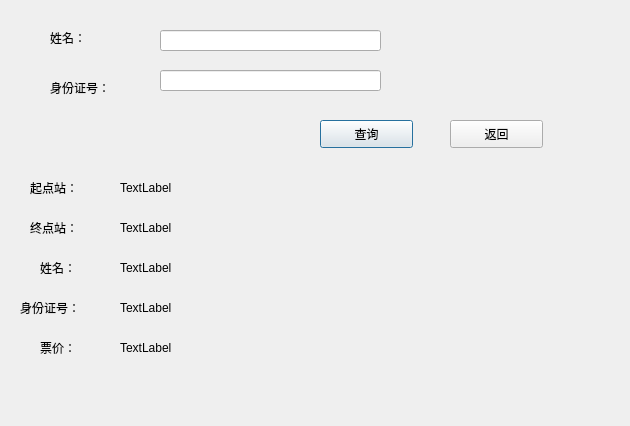
<?xml version="1.0" encoding="UTF-8"?>
<ui version="4.0">
 <class>information</class>
 <widget class="QDialog" name="information">
  <property name="geometry">
   <rect>
    <x>0</x>
    <y>0</y>
    <width>630</width>
    <height>426</height>
   </rect>
  </property>
  <property name="windowTitle">
   <string>Dialog</string>
  </property>
  <widget class="QLabel" name="name">
   <property name="geometry">
    <rect>
     <x>50</x>
     <y>30</y>
     <width>72</width>
     <height>15</height>
    </rect>
   </property>
   <property name="text">
    <string>姓名：</string>
   </property>
  </widget>
  <widget class="QLabel" name="ID">
   <property name="geometry">
    <rect>
     <x>50</x>
     <y>80</y>
     <width>72</width>
     <height>15</height>
    </rect>
   </property>
   <property name="text">
    <string>身份证号：</string>
   </property>
  </widget>
  <widget class="QLineEdit" name="name_">
   <property name="geometry">
    <rect>
     <x>160</x>
     <y>30</y>
     <width>221</width>
     <height>21</height>
    </rect>
   </property>
  </widget>
  <widget class="QLineEdit" name="ID_">
   <property name="geometry">
    <rect>
     <x>160</x>
     <y>70</y>
     <width>221</width>
     <height>21</height>
    </rect>
   </property>
  </widget>
  <widget class="QPushButton" name="t">
   <property name="geometry">
    <rect>
     <x>320</x>
     <y>120</y>
     <width>93</width>
     <height>28</height>
    </rect>
   </property>
   <property name="text">
    <string>查询</string>
   </property>
  </widget>
  <widget class="QPushButton" name="back">
   <property name="geometry">
    <rect>
     <x>450</x>
     <y>120</y>
     <width>93</width>
     <height>28</height>
    </rect>
   </property>
   <property name="text">
    <string>返回</string>
   </property>
  </widget>
  <widget class="QLabel" name="start">
   <property name="geometry">
    <rect>
     <x>30</x>
     <y>180</y>
     <width>72</width>
     <height>15</height>
    </rect>
   </property>
   <property name="text">
    <string>起点站：</string>
   </property>
  </widget>
  <widget class="QLabel" name="end">
   <property name="geometry">
    <rect>
     <x>30</x>
     <y>220</y>
     <width>72</width>
     <height>15</height>
    </rect>
   </property>
   <property name="text">
    <string>终点站：</string>
   </property>
  </widget>
  <widget class="QLabel" name="name2">
   <property name="geometry">
    <rect>
     <x>40</x>
     <y>260</y>
     <width>72</width>
     <height>15</height>
    </rect>
   </property>
   <property name="text">
    <string>姓名：</string>
   </property>
  </widget>
  <widget class="QLabel" name="ID2">
   <property name="geometry">
    <rect>
     <x>20</x>
     <y>300</y>
     <width>72</width>
     <height>15</height>
    </rect>
   </property>
   <property name="text">
    <string>身份证号：</string>
   </property>
  </widget>
  <widget class="QLabel" name="price">
   <property name="geometry">
    <rect>
     <x>40</x>
     <y>340</y>
     <width>72</width>
     <height>15</height>
    </rect>
   </property>
   <property name="text">
    <string>票价：</string>
   </property>
  </widget>
  <widget class="QLabel" name="start_">
   <property name="geometry">
    <rect>
     <x>120</x>
     <y>180</y>
     <width>72</width>
     <height>15</height>
    </rect>
   </property>
   <property name="text">
    <string>TextLabel</string>
   </property>
  </widget>
  <widget class="QLabel" name="end_">
   <property name="geometry">
    <rect>
     <x>120</x>
     <y>220</y>
     <width>72</width>
     <height>15</height>
    </rect>
   </property>
   <property name="text">
    <string>TextLabel</string>
   </property>
  </widget>
  <widget class="QLabel" name="name2_">
   <property name="geometry">
    <rect>
     <x>120</x>
     <y>260</y>
     <width>72</width>
     <height>15</height>
    </rect>
   </property>
   <property name="text">
    <string>TextLabel</string>
   </property>
  </widget>
  <widget class="QLabel" name="ID2_">
   <property name="geometry">
    <rect>
     <x>120</x>
     <y>300</y>
     <width>411</width>
     <height>16</height>
    </rect>
   </property>
   <property name="text">
    <string>TextLabel</string>
   </property>
  </widget>
  <widget class="QLabel" name="price_">
   <property name="geometry">
    <rect>
     <x>120</x>
     <y>340</y>
     <width>72</width>
     <height>15</height>
    </rect>
   </property>
   <property name="text">
    <string>TextLabel</string>
   </property>
  </widget>
 </widget>
 <resources/>
 <connections/>
</ui>
